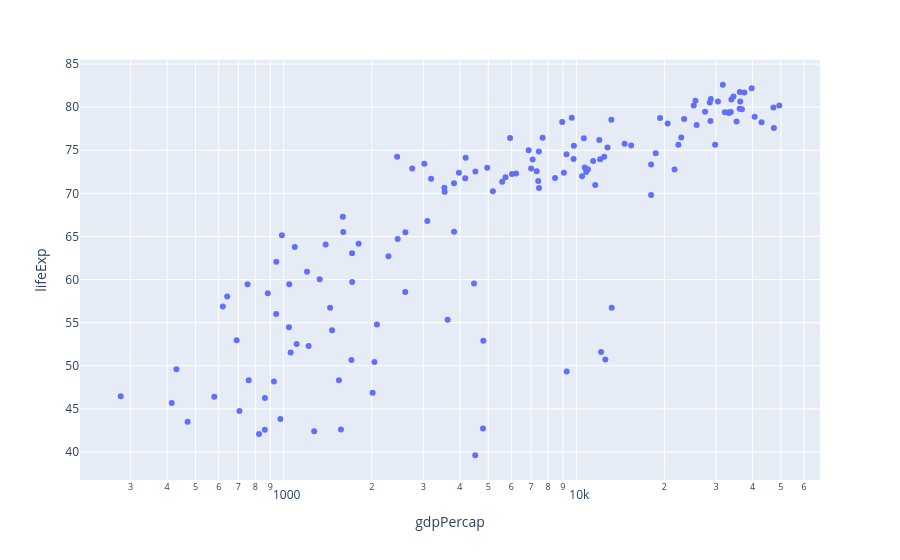

The code cell stored with this chart in its notebook:
### Markdown cell above
In future courses, you'll learn about transformations. Here, we'll apply a log transformation to the x-axis to make the plot look a little more linear.

### Code cell
px.scatter(gapminder_2007, x='gdpPercap', y='lifeExp', log_x=True, hover_name='country')

### Figure 1 — Plotly figure (JSON) as saved in the notebook; plotly's stock layout.template omitted (floating-point values rounded to 4 significant figures; data arrays with more than 128 entries replaced by an {"elided": "..."} marker saying what was removed)
{"data": [{"hovertemplate": "<b>%{hovertext}</b><br><br>gdpPercap=%{x}<br>lifeExp=%{y}<extra></extra>", "hovertext": {"elided": "142 str values"}, "legendgroup": "", "marker": {"color": "#636efa", "symbol": "circle"}, "mode": "markers", "name": "", "orientation": "v", "showlegend": false, "type": "scatter", "x": {"elided": "142 float values"}, "xaxis": "x", "y": {"elided": "142 float values"}, "yaxis": "y"}], "layout": {"legend": {"tracegroupgap": 0}, "margin": {"t": 60}, "xaxis": {"anchor": "y", "domain": [0, 1], "title": {"text": "gdpPercap"}, "type": "log"}, "yaxis": {"anchor": "x", "domain": [0, 1], "title": {"text": "lifeExp"}}}}
